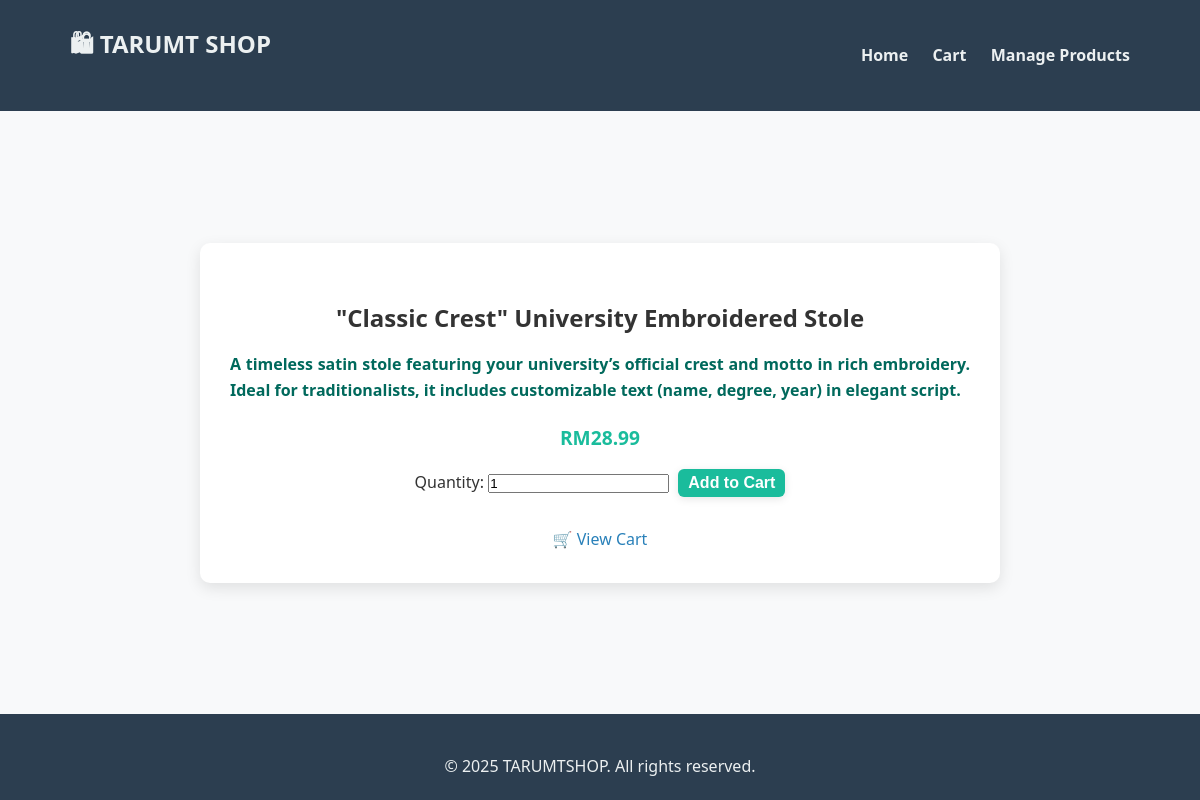
The app's page /CloudAs/product.php?id=5 with its own data.
### tables this page shows
CREATE TABLE `products` (
  `product_id` int(11) NOT NULL,
  `name` varchar(255) NOT NULL,
  `description` text DEFAULT NULL,
  `price` decimal(10,2) NOT NULL,
  `image_url` varchar(255) DEFAULT NULL
);

### CloudAs/product.php (the view, shortened to what this page needs)
<?php
include('/var/www/config/db_connect.php');
$id = $_GET['id'] ?? 1;
$product = $conn->query("SELECT * FROM products WHERE product_id = $id")->fetch_assoc();
?>
<!DOCTYPE html>
<html>
<head>
  <link rel="stylesheet" href="css/style.css">
</head>
<body>
  <?php include('header.php'); ?>
  <main class="product-page">
    <div class="product-box">
      <h2><?php echo $product['name']; ?></h2>
      <p><?php echo $product['description']; ?></p>
      <div class="price">RM<?php echo number_format($product['price'], 2); ?></div>
      <form action="add_to_cart.php" method="post">
      <label>Quantity:</label>
      <input type="number" name="quantity" value="1" min="1">
      <button type="submit" class="addtocart_btn">Add to Cart</button>
    </form>
      <a class="view-cart" href="cart.php">🛒 View Cart</a>
    </div>
  </main>
  <?php include('footer.php'); ?>
</body>
</html>

### CloudAs/css/style.css (style rules this page uses)
* { margin: 0; padding: 0; box-sizing: border-box; }
html, body { height: 100%; margin: 0; display: flex; flex-direction: column; font-family: 'Segoe UI', Tahoma, Geneva, Verdana, sans-serif; background: #f4f4f4; color: #333; }
main { flex: 1; }
main.product-page { flex: 1; display: flex; justify-content: center; align-items: center; padding: 30px 20px; }
.product-box { background: white; padding: 30px; border-radius: 10px; box-shadow: 0 5px 15px rgba(0,0,0,0.1); max-width: 800px; width: 100%; text-align: center; }
.product-box h2 { margin-bottom: 15px; }
.product-box p { color: #00695c; font-weight: bold; text-align: justify; margin-bottom: 20px; }
.price { font-size: 24px; margin: 20px 0; font-weight: bold; }
form { margin-bottom: 20px; }
form .addtocart_btn { background-color: #1abc9c; color: white; padding: 5px 10px; margin-left: 5px; border: none; border-radius: 6px; font-size: 16px; font-weight: bold; cursor: pointer; transition: background-color 0.3s ease, transform 0.2s ease; box-shadow: 0 2px 8px rgba(0,0,0,0.1); }
.view-cart { display: inline-block; margin-top: 10px; color: #2980b9; text-decoration: none; }

### CloudAs/css/home.css (style rules this page uses)
:root { --primary-color: #1abc9c; --secondary-color: #2c3e50; --accent-color: #e74c3c; --light-bg: #f8f9fa; --dark-text: #333; --light-text: #ecf0f1; }
* { margin: 0; padding: 0; box-sizing: border-box; }
body { font-family: 'Segoe UI', Tahoma, Geneva, Verdana, sans-serif; color: var(--dark-text); background-color: var(--light-bg); line-height: 1.6; }
.price { padding: 0 20px; font-size: 1.2rem; font-weight: bold; color: var(--primary-color); margin: 15px 0; }

### records on screen
products: name "\"Classic Crest\" University Embroidered Stole", description "A timeless satin stole featuring your university’s official crest and motto in rich embroidery. Ideal for traditionalists, it includes customizable text (name, degree, year) in elegant script.", price "28.99"
